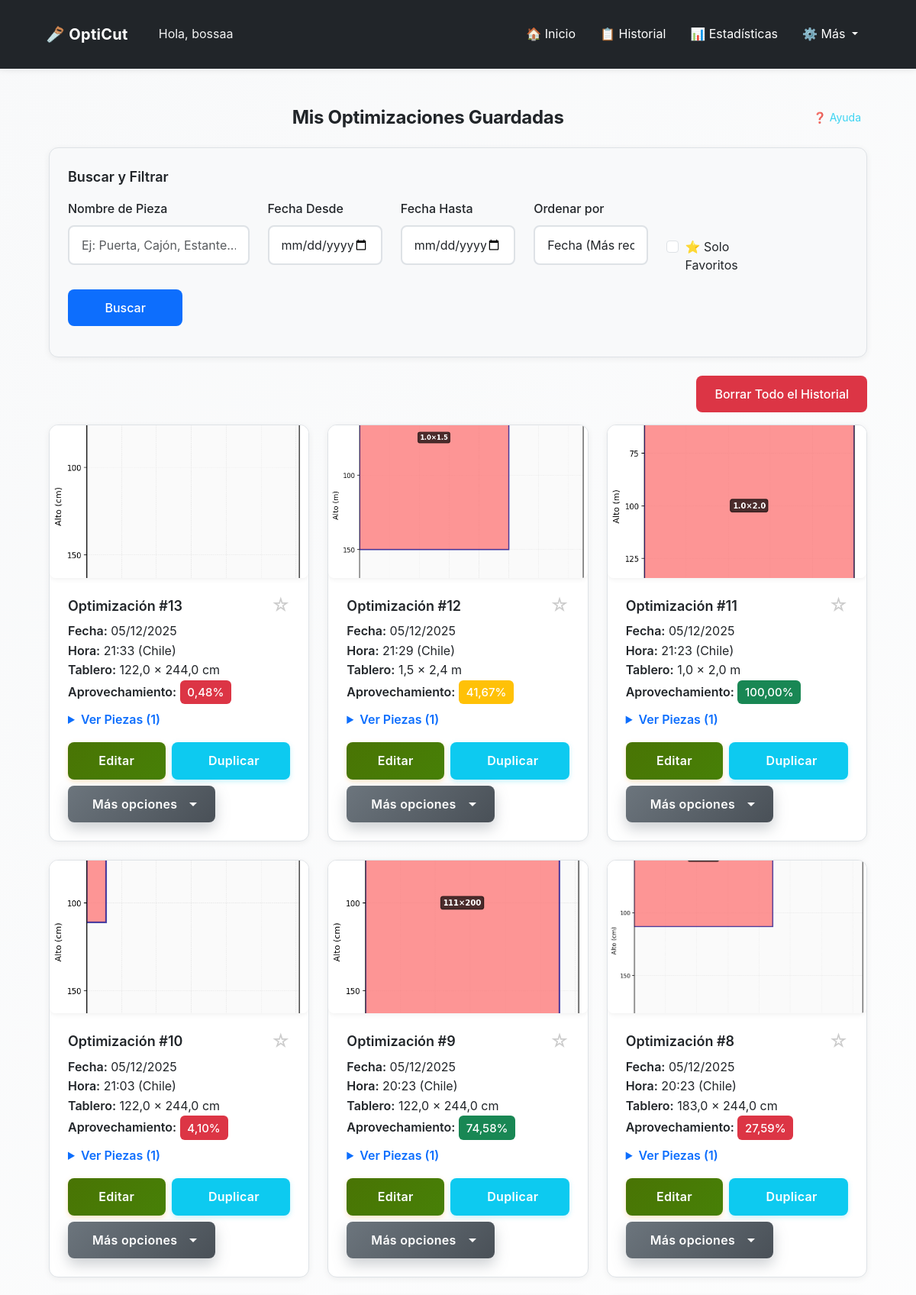
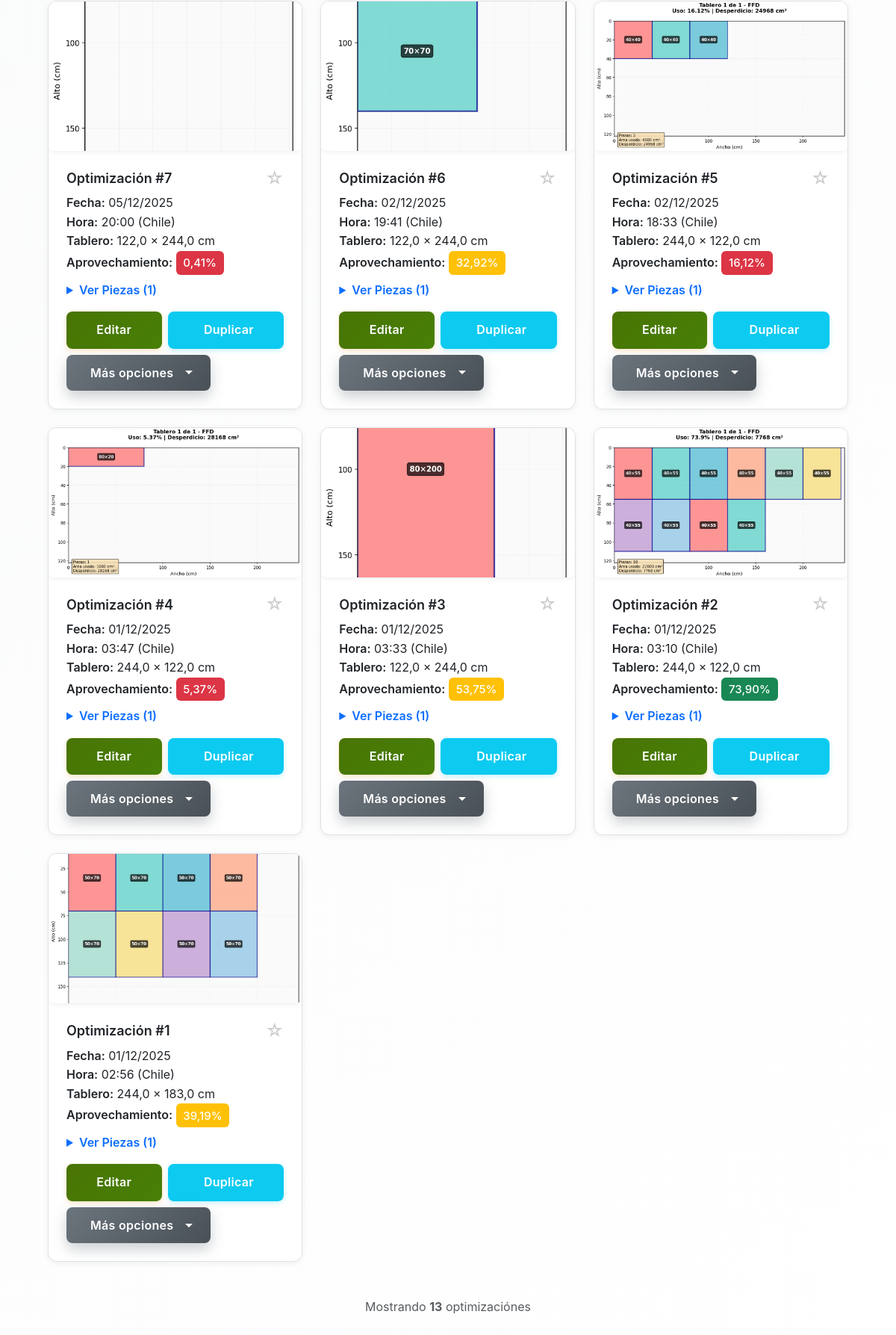
Page /opticut/mis-optimizaciones/ (signed in) on the earlier database version (2 pictures, top to bottom).
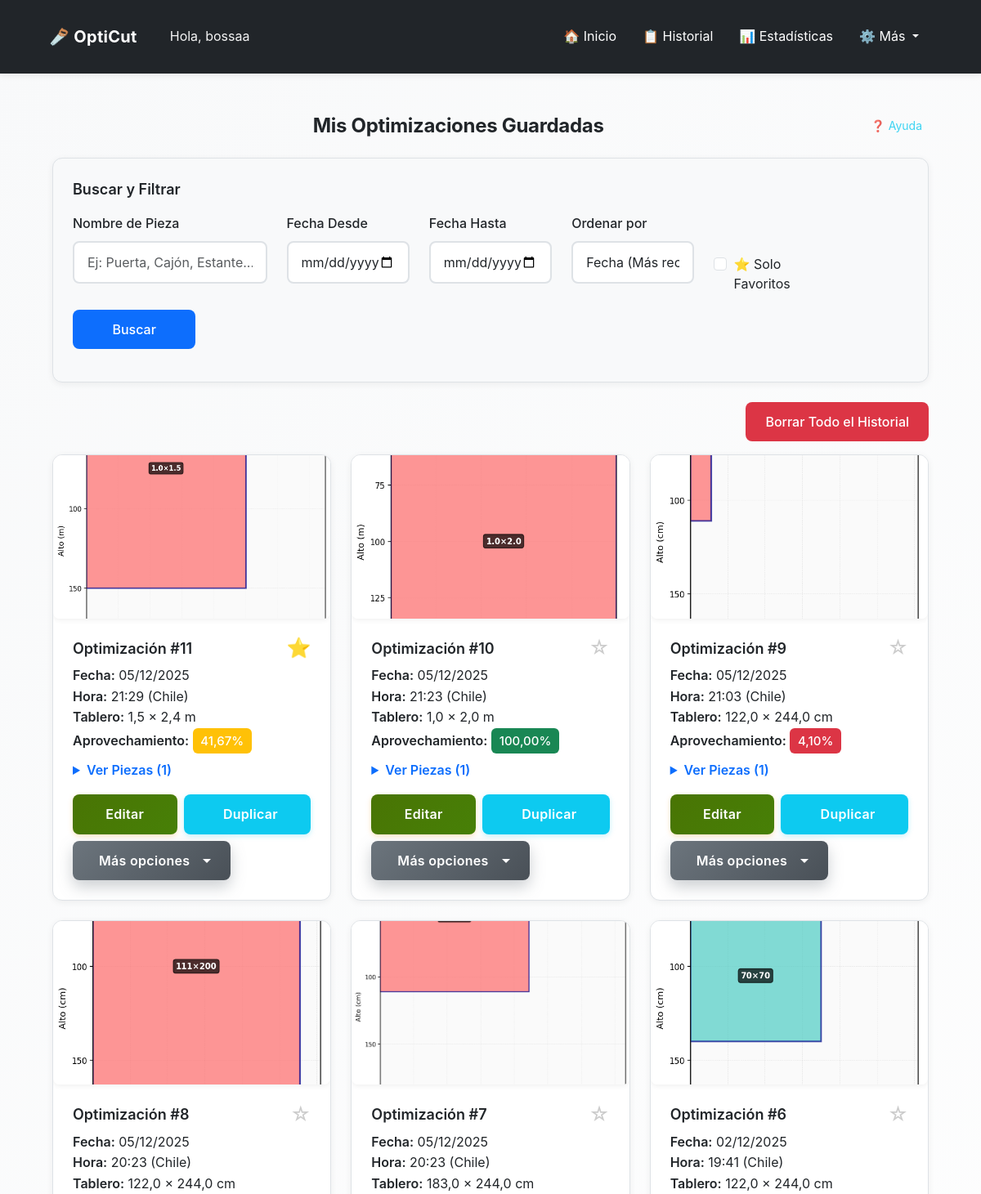
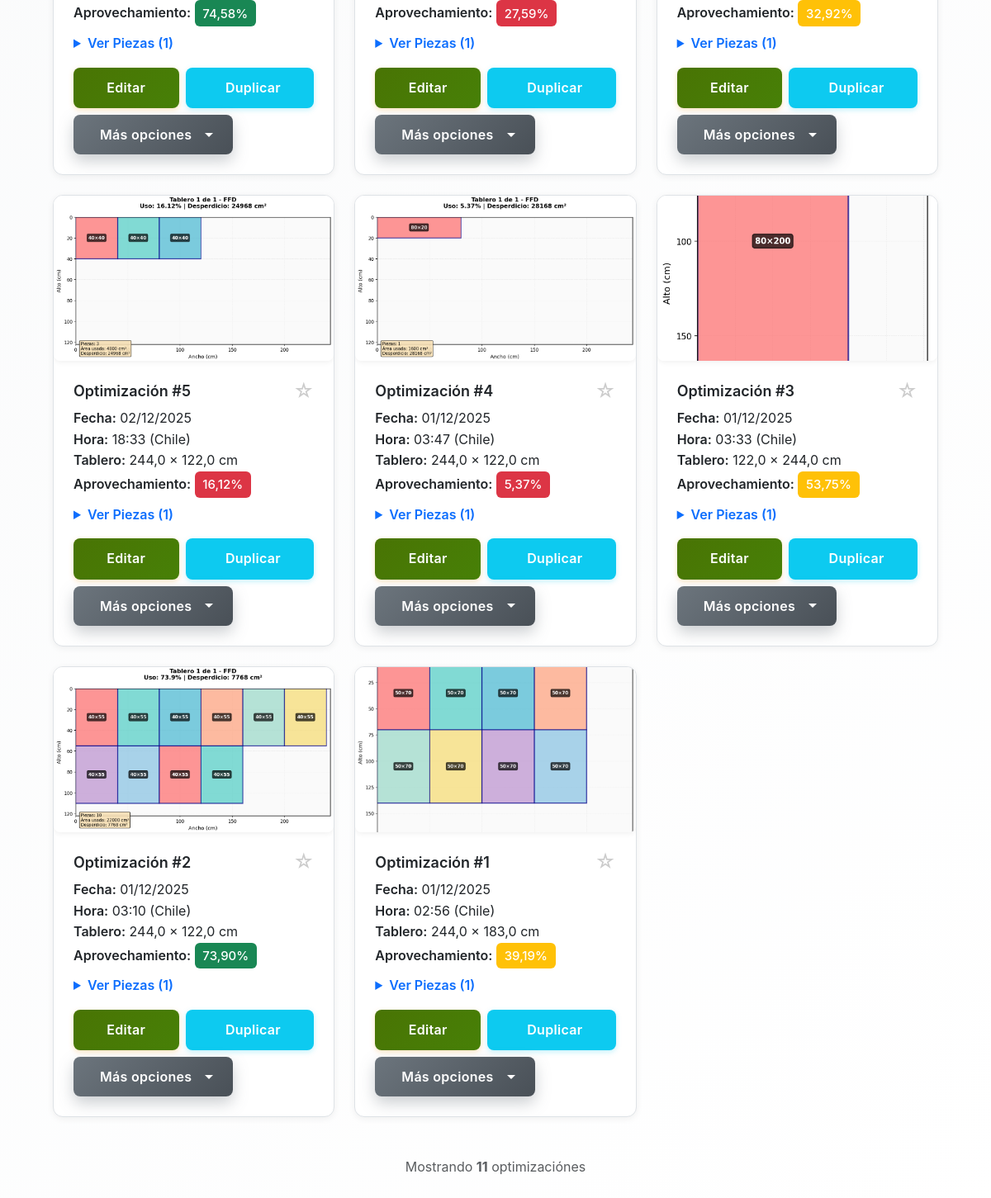
Same page on the later database version (2 pictures, top to bottom).
### opticut/models.py (models this page shows, shortened)
class Optimizacion(models.Model):
    UNIDADES_CHOICES = [
        ('cm', 'Centímetros (cm)'),
        ('m', 'Metros (m)'),
        ('in', 'Pulgadas (in)'),
        ('ft', 'Pies (ft)'),
    ]
    usuario = models.ForeignKey(User, on_delete=models.CASCADE)
    fecha = models.DateTimeField(auto_now_add=True)
    ancho_tablero = models.IntegerField()  # Siempre guardado en cm
    alto_tablero = models.IntegerField()  # Siempre guardado en cm
    unidad_medida = models.CharField(max_length=2, choices=UNIDADES_CHOICES, default='cm',
                                     help_text="Unidad de medida usada por el usuario")
    piezas = models.TextField(help_text="Listado de piezas en formato ancho,alto,cantidad")
    imagen = models.ImageField(upload_to='optimizaciones/', null=True, blank=True)
    pdf = models.FileField(upload_to='pdfs/', null=True, blank=True)
    aprovechamiento_total = models.FloatField(default=0)
    favorito = models.BooleanField(default=False)
    permitir_rotacion = models.BooleanField(default=True, help_text="Permitir rotación automática de piezas 90°")
    margen_corte = models.FloatField(default=0.3, help_text="Margen de corte (kerf) en cm (guardado internamente). El valor se ingresa en mm.")

### opticut/views.py (the view, shortened to what this page needs)
# urls.py: path('mis-optimizaciones/', views.mis_optimizaciones, name='mis_optimizaciones'),
@login_required
def mis_optimizaciones(request):
    todas_optimizaciones = Optimizacion.objects.filter(usuario=request.user)
    total_absoluto = todas_optimizaciones.count()
    ordenar_por = request.GET.get('ordenar_por', 'fecha_desc')
    if ordenar_por == 'fecha_desc':
        todas_optimizaciones = todas_optimizaciones.order_by('-fecha')
    elif ordenar_por == 'fecha_asc':
        todas_optimizaciones = todas_optimizaciones.order_by('fecha')
    elif ordenar_por == 'aprovechamiento_desc':
        todas_optimizaciones = todas_optimizaciones.order_by('-aprovechamiento_total')
    elif ordenar_por == 'aprovechamiento_asc':
        todas_optimizaciones = todas_optimizaciones.order_by('aprovechamiento_total')
    else:
        todas_optimizaciones = todas_optimizaciones.order_by('-fecha')
    es_descendente = ordenar_por in ['fecha_desc', 'aprovechamiento_desc']
    numeros_absolutos = {}
    for idx, opt in enumerate(todas_optimizaciones, start=1):
        if es_descendente:
            numeros_absolutos[opt.id] = total_absoluto - idx + 1
        else:
            numeros_absolutos[opt.id] = idx
    optimizaciones = todas_optimizaciones
    solo_favoritos = request.GET.get('solo_favoritos', '').strip()
    if solo_favoritos == 'true':
        optimizaciones = optimizaciones.filter(favorito=True)
    nombre_pieza = request.GET.get('nombre_pieza', '').strip()
    if nombre_pieza:
        optimizaciones = optimizaciones.filter(piezas__icontains=nombre_pieza)
    fecha_desde = request.GET.get('fecha_desde', '').strip()
    fecha_hasta = request.GET.get('fecha_hasta', '').strip()
    optimizaciones_con_piezas = []
    for opt in optimizaciones:
        numero_mostrado = numeros_absolutos.get(opt.id, 0)
        piezas_procesadas = []
        for linea in opt.piezas.splitlines():
            if linea.strip():
                partes = linea.split(',')
                if len(partes) == 4:  # Formato: nombre,ancho,alto,cantidad
                    piezas_procesadas.append({
                        'nombre': partes[0].strip(),
                        'ancho': partes[1].strip(),
                        'alto': partes[2].strip(),
                        'cantidad': partes[3].strip()
                    })
        unidad_opt = getattr(opt, 'unidad_medida', 'cm') or 'cm'
        ancho_mostrar = round(convertir_desde_cm(opt.ancho_tablero, unidad_opt), 2)
        alto_mostrar = round(convertir_desde_cm(opt.alto_tablero, unidad_opt), 2)
        optimizaciones_con_piezas.append({
            'optimizacion': opt,
            'piezas': piezas_procesadas,
            'numero': numero_mostrado,
            'ancho_mostrar': ancho_mostrar,
            'alto_mostrar': alto_mostrar,
            'unidad_medida': unidad_opt,
        })
    return render(request, 'opticut/mis_optimizaciones.html', {
        'optimizaciones_con_piezas': optimizaciones_con_piezas,
        'nombre_pieza': nombre_pieza,
        'fecha_desde': fecha_desde,
        'fecha_hasta': fecha_hasta,
        'ordenar_por': ordenar_por,
        'solo_favoritos': solo_favoritos,
        'total_sin_filtro': total_absoluto,  # Para mostrar "X de Y optimizaciones"
    })

### opticut/templates/opticut/mis_optimizaciones.html (shortened to what this page needs)
{% extends 'opticut/base.html' %}
{% load static %}
{% block extra_css %}
<link rel="stylesheet" href="{% static 'opticut/css/mis_optimizaciones.css' %}">
{% endblock %}
{% block content %}
<div class="container mt-4">
  <div class="d-flex justify-content-between align-items-center mb-4 fade-in">
    <h2 class="text-center mb-0 flex-grow-1">Mis Optimizaciones Guardadas</h2>
    <button type="button" class="btn btn-sm btn-outline-info btn-ayuda-seccion"
            onclick="iniciarTutorialSeccion('historial')"
            title="Ayuda sobre el historial">
      ❓ Ayuda
    </button>
  </div>
  <div class="search-filters fade-in">
    <h5 class="mb-3">Buscar y Filtrar</h5>
    <form method="GET" action="{% url 'opticut:mis_optimizaciones' %}" id="filtros-form">
      <div class="row">
        <div class="col-md-3 mb-3">
          <label for="nombre_pieza" class="form-label">Nombre de Pieza</label>
          <input type="text"
                 class="form-control"
                 id="nombre_pieza"
                 name="nombre_pieza"
                 placeholder="Ej: Puerta, Cajón, Estante..."
                 value="{{ nombre_pieza }}">
        </div>
        <div class="col-md-2 mb-3">
          <label for="fecha_desde" class="form-label">Fecha Desde</label>
          <input type="date"
                 class="form-control"
                 id="fecha_desde"
                 name="fecha_desde"
                 value="{{ fecha_desde }}">
        </div>
        <div class="col-md-2 mb-3">
          <label for="fecha_hasta" class="form-label">Fecha Hasta</label>
          <input type="date"
                 class="form-control"
                 id="fecha_hasta"
                 name="fecha_hasta"
                 value="{{ fecha_hasta }}">
        </div>
        <div class="col-md-2 mb-3">
          <label for="ordenar_por" class="form-label">Ordenar por</label>
          <select class="form-control" id="ordenar_por" name="ordenar_por">
            <option value="fecha_desc" {% if ordenar_por == 'fecha_desc' %}selected{% endif %}>Fecha (Más recientes )</option>
          </select>
        </div>
        <div class="col-md-2 mb-3 d-flex align-items-end">
          <div class="form-check">
            <input class="form-check-input" type="checkbox" id="solo_favoritos" name="solo_favoritos" value="true" {% if solo_favoritos == 'true' %}checked{% endif %}>
            <label class="form-check-label" for="solo_favoritos">
              ⭐ Solo Favoritos
            </label>
          </div>
        </div>
        <div class="col-md-2 mb-3 d-flex align-items-end">
          <button type="submit" class="btn btn-primary w-100">Buscar</button>
        </div>
      </div>
    </form>
  </div>
  <div class="text-end mb-3 fade-in">
    <form method="POST" action="{% url 'opticut:borrar_historial' %}" class="d-inline">
      <button type="submit"
              class="btn btn-danger"
              onclick="return confirm('¿Seguro que deseas borrar todo tu historial? Esta acción no se puede deshacer.')">
        Borrar Todo el Historial
      </button>
    </form>
  </div>
  {% if optimizaciones_con_piezas %}
    <div class="row">
      {% for item in optimizaciones_con_piezas %}
        {% with optimizacion=item.optimizacion piezas=item.piezas %}
        <div class="col-md-6 col-lg-4 mb-4 fade-in">
          <div class="optimizacion-card">
            {% if optimizacion.imagen %}
              <div class="chart-container chart-container-clickable"
                   onclick="abrirModalImagen('{{ optimizacion.imagen.url }}', {{ optimizacion.id }})">
                <img src="{{ optimizacion.imagen.url }}"
                     class="card-img-top chart-thumbnail"
                     alt="Optimización #{{ optimizacion.id }}">
              </div>
            {% endif %}
            <div class="card-body">
              <div class="d-flex justify-content-between align-items-center mb-2">
                <h5 class="card-title mb-0">Optimización #{{ item.numero }}</h5>
                <button type="button"
                        class="btn btn-sm p-0 border-0 bg-transparent favorito-btn align-self-center"
                        data-optimizacion-id="{{ optimizacion.id }}"
                        data-favorito-url="{% url 'opticut:toggle_favorito' optimizacion.id %}"
                        data-favorito="{{ optimizacion.favorito|yesno:'true,false' }}"
                        title="{% if optimizacion.favorito %}Quitar de favoritos{% else %}Marcar como favorito{% endif %}"
                        class="favorito-btn-inline">
                  {% if optimizacion.favorito %}
                    <span class="favorito-icon favorito-icon-active">⭐</span>
                  {% else %}
                    <span class="favorito-icon favorito-icon-inactive">☆</span>
                  {% endif %}
                </button>
              </div>
              <p class="card-text">
                <strong>Fecha:</strong> {{ optimizacion.fecha|date:"d/m/Y" }}<br>
                <strong>Hora:</strong> {{ optimizacion.fecha|date:"H:i" }} (Chile)<br>
                <strong>Tablero:</strong> {{ item.ancho_mostrar }} × {{ item.alto_mostrar }} {{ item.unidad_medida }}<br>
                <strong>Aprovechamiento:</strong>
                <span class="badge
                     {% if optimizacion.aprovechamiento_total < 30 %}bg-danger
                     {% elif optimizacion.aprovechamiento_total < 60 %}bg-warning
                     {% else %}bg-success{% endif %}">
                  {{ optimizacion.aprovechamiento_total|floatformat:2 }}%
                </span>
              </p>
              {% if piezas %}
              <details class="mb-2">
                <summary class="piezas-summary">
                  Ver Piezas ({{ piezas|length }})
                </summary>
              </details>
              {% endif %}
              <div class="action-buttons mt-3 d-flex gap-2 align-items-center">
                <a href="{% url 'opticut:editar_optimizacion' optimizacion.id %}"
                   class="btn-action btn-edit flex-fill"
                   title="Editar esta optimización">
                   Editar
                </a>
                <a href="{% url 'opticut:duplicar_optimizacion' optimizacion.id %}?ordenar_por={{ ordenar_por }}"
                   class="btn-action btn-duplicar flex-fill"
                   title="Duplicar esta optimización">
                   Duplicar
                </a>
                <div class="dropdown">
                  <button class="btn btn-action btn-mas-opciones flex-fill"
                          type="button"
                          id="dropdownMenuButton{{ optimizacion.id }}"
                          data-bs-toggle="dropdown"
                          aria-expanded="false"
                          title="Más opciones">
                     Más opciones
                  </button>
                </div>
              </div>
            </div>
          </div>
        </div>
        {% endwith %}
      {% endfor %}
    </div>
    <div class="text-center mt-4 mb-4">
      <p class="text-muted">
        Mostrando <strong>{{ optimizaciones_con_piezas|length }}</strong> optimización{{ optimizaciones_con_piezas|length|pluralize:"es" }}
      </p>
    </div>
  {% endif %}
</div>
{% endblock %}

### opticut/templates/opticut/base.html (shortened to what this page needs)
{% load static %}
<!DOCTYPE html>
<html lang="es" data-theme="light">
<head>
    <link href="https://cdn.jsdelivr.net/npm/bootstrap@5.3.0/dist/css/bootstrap.min.css" rel="stylesheet">
    <link rel="stylesheet" href="https://cdn.jsdelivr.net/npm/intro.js@7.2.0/minified/introjs.min.css">
    <link rel="stylesheet" href="{% static 'opticut/css/main.css' %}">
    {% block extra_css %}{% endblock %}
</head>
<body {% if user.is_authenticated and user.perfil %}data-session-timeout="{{ user.perfil.get_timeout_segundos_str }}" data-perfil-theme="{% if user.perfil.tema_preferido != 'auto' %}{{ user.perfil.tema_preferido }}{% else %}auto{% endif %}"{% endif %}>
    <nav class="navbar navbar-expand-lg navbar-custom">
        <div class="container-fluid">
            <div class="d-flex align-items-center">
                <a class="navbar-brand me-3" href="{% url 'opticut:index' %}">
                    🪚 OptiCut
                </a>
                {% if user.is_authenticated %}
                    <span class="navbar-greeting">Hola, {{ user.username }}</span>
                {% endif %}
            </div>
            <div class="collapse navbar-collapse" id="navbarNav">
                <div class="navbar-nav ms-auto d-flex align-items-center">
                    {% if user.is_authenticated %}
                        <a class="nav-link" href="{% url 'opticut:index' %}">🏠 Inicio</a>
                        <a class="nav-link" href="{% url 'opticut:mis_optimizaciones' %}">📋 Historial</a>
                        <a class="nav-link" href="{% url 'opticut:estadisticas' %}">📊 Estadísticas</a>
                        <div class="dropdown">
                            <a class="nav-link dropdown-toggle" href="#" id="navbarDropdown" role="button" data-bs-toggle="dropdown" aria-expanded="false">
                                ⚙️ Más
                            </a>
                        </div>
                    {% else %}
                        <a href="{% url 'usuarios:login' %}" class="btn btn-outline-primary btn-sm me-2">🔑 Iniciar sesión</a>
                        <a href="{% url 'usuarios:registro' %}" class="btn btn-outline-success btn-sm">📝 Registrarse</a>
                    {% endif %}
                </div>
            </div>
        </div>
    </nav>
    <div class="container">
        {% block content %}
        {% endblock %}
    </div>
</body>
</html>

Differences in the rows shown:
removed Optimizacion: optimizacion.imagen (picture), numero "13", optimizacion.fecha "05/12/2025", optimizacion.fecha "21:33", ancho_mostrar "122,0", alto_mostrar "244,0", unidad_medida "cm", optimizacion.aprovechamiento_total "0,48", piezas|length "1"
removed Optimizacion: optimizacion.imagen (picture), numero "7", optimizacion.fecha "05/12/2025", optimizacion.fecha "20:00", ancho_mostrar "122,0", alto_mostrar "244,0", unidad_medida "cm", optimizacion.aprovechamiento_total "0,41", piezas|length "1"
changed Optimizacion (number 1 of 11 on the later page): numero "12" → "11"; favorito "☆" → "⭐"
computed for Optimizacion (number 2 of 11 on the later page): numero "11" → "10"
computed for Optimizacion (number 3 of 11 on the later page): numero "10" → "9"
computed for Optimizacion (number 4 of 11 on the later page): numero "9" → "8"
computed for Optimizacion (number 5 of 11 on the later page): numero "8" → "7"
Other differences:
{{ optimizaciones_con_piezas|length }}: "13" → "11"
